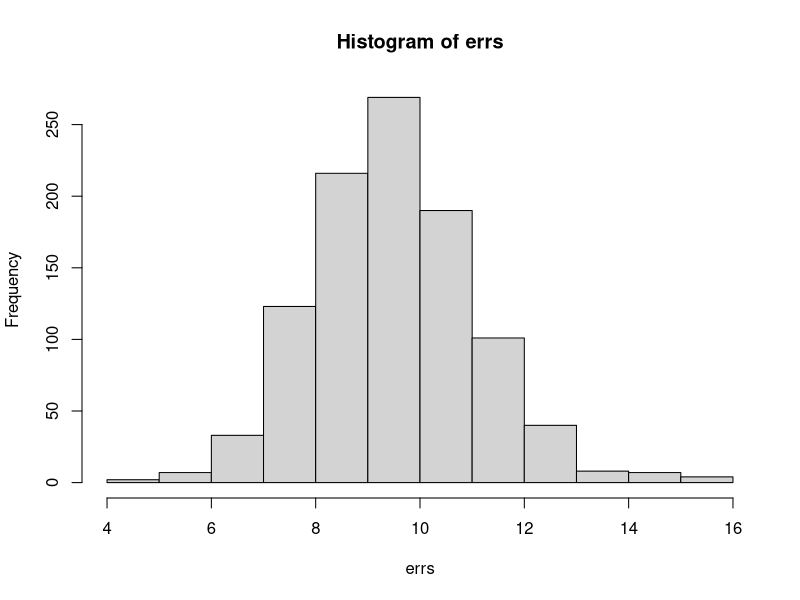

Write R code to recreate this figure.
library(MASS)

# ID i class są niepotrzebne. Niestety, w notacji
# z '-' był błąd
columns <- c("V1", "V2", "V3", "V4", "V5", "V6", "V7", "V8", "V9")
data <- na.omit(biopsy)
data <- data[, columns]

data.X <- matrix(unlist(data[, -c(2)]), ncol=8, byrow=T)
data.Y <- matrix(unlist(data[, c(2)]), ncol=1, byrow=T)

# D razy robimy Monte Carlo. Wyniki zapisujemy MSE w errs.
# Następnie tworzymy histogram rezultatów.

N <- nrow(data.X)
K <- 10
# Dla 1000 obliczenia potrwają kilka sekund
D <- 1000
errs <- rep(0, D)

for (i in 1:D) {
  tr_idx = sample(N, N - round(N / K))
  data.train.X <- data.X[tr_idx,]
  data.train.Y <- data.Y[tr_idx]
  
  data.test.X <- data.X[-tr_idx,]
  data.test.Y <- data.Y[-tr_idx]
  
  df <- data.frame(x = data.train.X, y = data.train.Y)
  df_test <- data.frame(x = data.test.X, y = data.test.Y)
  model <- lm(y ~ ., data = df)
  errs[i] = mean((predict(model, df_test) - data.test.Y) ^ 2)
}

hist(errs)
